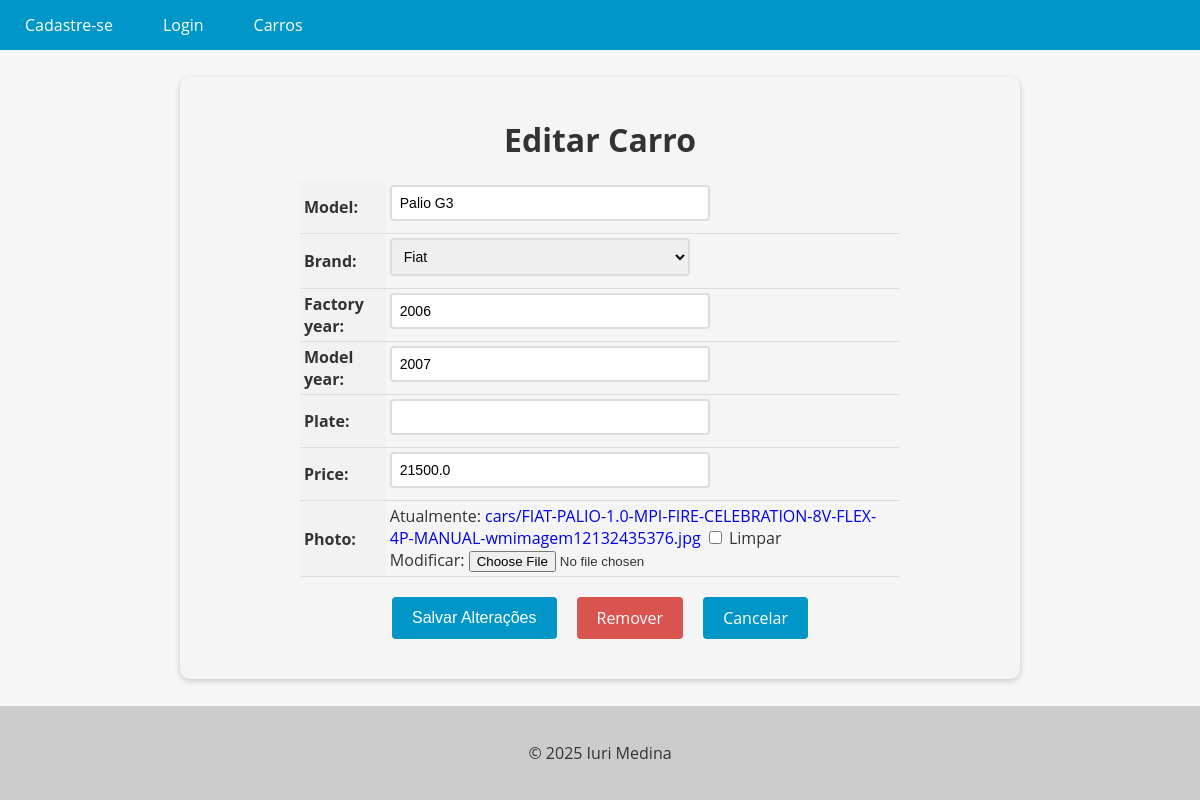
/car/1/update, run on the app's committed database.
### cars/models.py (models this page shows, shortened)
class Car(models.Model):
    model = models.CharField(max_length=200)
    brand = models.ForeignKey(Brand, on_delete=models.PROTECT, related_name='car_brand')
    factory_year = models.IntegerField(blank=True, null=True)
    model_year = models.IntegerField(blank=True, null=True)
    plate = models.CharField(max_length=10, blank=True, null=True)
    price = models.FloatField(blank=True, null=True)
    photo = models.ImageField(upload_to='cars/', blank=True, null=True)

### cars/views.py (the view, shortened to what this page needs)
# urls.py: path('car/<int:pk>/update', CarUpdateView.as_view(), name='car_update'),
class CarUpdateView(UpdateView):
    model = Car
    form_class = CarForm
    template_name = 'car_update.html'

### cars/forms.py (shortened to what this page needs)
class CarForm(forms.ModelForm):
    class Meta:
        model = Car
        fields = '__all__'

### cars/models.py (called while the page is built)
    def __str__(self):
        return self.name

### cars/templates/car_update.html (shortened to what this page needs)
{% extends "base.html" %}
{% block content %}
<form method="post" enctype="multipart/form-data">
  <h1>Editar Carro</h1>
  <table>
    {{ form.as_table }}
  </table>
  <div>
    <div class="buttons-container">
      <input type="submit" value="Salvar Alterações" class="btn btn-primary">
      <a href="{% url 'car_delete' pk=object.pk %}" class="btn btn-danger">Remover</a>
      <a href="{% url 'car_detail' pk=object.pk %}" class="btn btn-secondary">Cancelar</a>
    </div>
  </div>
</form>
{% endblock %}

### app/templates/base.html (style rules this page uses)
body { font-family: 'Open Sans', sans-serif; background-color: #f7f7f7; color: #333; margin: 0; padding: 0; width: 100vw; height: 100vh; display: flex; flex-direction: column; justify-content: space-between; }

### cars/templates/car_update.html (style rules this page uses)
form { max-width: 800px; margin: 0 auto; padding: 20px; background-color: #f5f5f5; border-radius: 10px; box-shadow: 0 2px 6px rgba(0, 0, 0, 0.2); }
form h1 { font-size: 2rem; margin-bottom: 20px; text-align: center; }
table { margin: 0 auto; border-collapse: collapse; width: 100%; max-width: 600px; }
th, td { padding: 4px; text-align: left; border-bottom: 1px solid #ddd; }
th { background-color: #f2f2f2; }
input[type="text"], input[type="number"], select, textarea { padding: 8px; font-size: 14px; border: 2px solid #ddd; border-radius: 4px; width: 100%; max-width: 300px; margin-bottom: 8px; transition: border-bottom-color 0.3s ease-in-out; }
.btn { background-color: #0096c7; color: #fff; border: none; padding: 10px 20px; font-size: 16px; border-radius: 4px; cursor: pointer; transition: background-color 0.3s ease-in-out; }
.buttons-container { display: flex; justify-content: center; margin-top: 20px; margin-bottom: 20px; }
.btn { display: inline-block; background-color: #0096c7; color: #fff; border: none; padding: 10px 20px; font-size: 16px; border-radius: 4px; cursor: pointer; transition: background-color 0.3s ease-in-out; margin: 0 10px; }
.btn-danger { background-color: #d9534f; text-decoration: none !important; }
a { text-decoration: none !important; }

### data on the page
Car: model "Palio G3", brand "Fiat", factory_year "2006", model_year "2007", price "21500.0"
